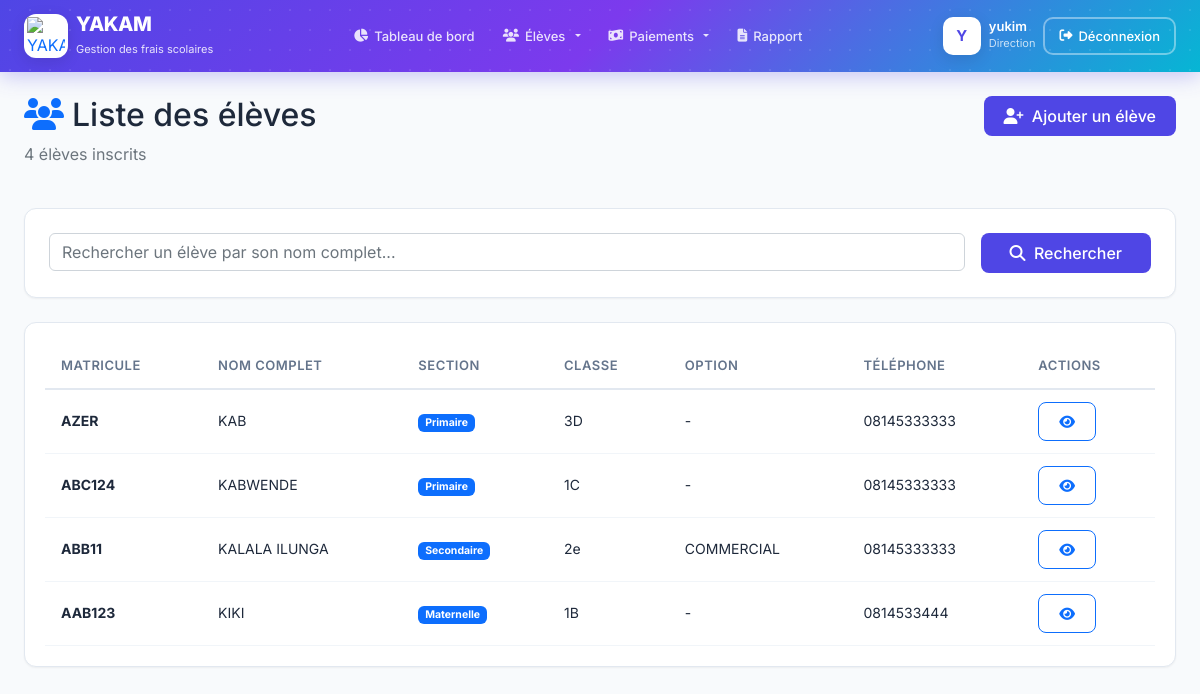
The page /eleves/ (signed in) on the database its author committed.
### gestion/models.py (models this page shows, shortened)
class Eleve(models.Model):
    ecole = models.ForeignKey(Ecole, on_delete=models.CASCADE, related_name='eleves', null=True, blank=True)
    matricule = models.CharField(max_length=20, unique=True)
    nom_complet = models.CharField(max_length=200, db_index=True)
    section = models.ForeignKey(Section, on_delete=models.CASCADE, related_name='eleves')
    classe = models.ForeignKey(Classe, on_delete=models.CASCADE, related_name='eleves')
    option = models.CharField(max_length=100, blank=True, null=True)
    telephone_parent = models.CharField(max_length=20, blank=True, null=True)
    date_inscription = models.DateTimeField(auto_now_add=True)
    est_actif = models.BooleanField(default=True)
    class Meta:
        verbose_name = "Élève"
        verbose_name_plural = "Élèves"

class Section(models.Model):
    NOM_SECTIONS = [
        ('PRIMAIRE', 'Primaire'),
        ('SECONDAIRE', 'Secondaire'),
        ('MATERNELLE', 'Maternelle'),
    ]
    nom = models.CharField(max_length=20, choices=NOM_SECTIONS, unique=True)
    class Meta:
        verbose_name = "Section"
        verbose_name_plural = "Sections"

class Classe(models.Model):
    section = models.ForeignKey(Section, on_delete=models.CASCADE, related_name='classes')
    nom = models.CharField(max_length=10)
    class Meta:
        unique_together = ['section', 'nom']
        verbose_name = "Classe"
        verbose_name_plural = "Classes"

### gestion/views.py (the view)
# urls.py: path('eleves/', views.liste_eleves, name='liste_eleves'),
@login_required
def liste_eleves(request):
    form = RechercheEleveForm(request.GET or None)
    eleves = Eleve.objects.filter(est_actif=True).order_by('nom_complet')
    if form.is_valid() and form.cleaned_data.get('nom'):
        nom = form.cleaned_data.get('nom')
        eleves = eleves.filter(nom_complet__icontains=nom)
    context = {
        'form': form,
        'eleves': eleves,
        'total_eleves': eleves.count(),
    }
    return render(request, 'gestion/liste_eleves.html', context)

### gestion/forms.py
class RechercheEleveForm(forms.Form):
    nom = forms.CharField(
        max_length=200,
        required=False,
        widget=forms.TextInput(attrs={
            'class': 'form-control',
            'placeholder': 'Rechercher un élève par son nom complet...'
        })
    )

### gestion/templates/gestion/liste_eleves.html (shortened to what this page needs)
{% extends 'gestion/base.html' %}
{% load static %}
{% block content %}
<div class="row mb-4">
    <div class="col">
        <h2><i class="fas fa-users me-2 text-primary"></i>Liste des élèves</h2>
        <p class="text-muted">{{ total_eleves }} élèves inscrits</p>
    </div>
    <div class="col-auto">
        <a href="{% url 'gestion:ajouter_eleve' %}" class="btn btn-primary">
            <i class="fas fa-user-plus me-1"></i> Ajouter un élève
        </a>
    </div>
</div>
<div class="dashboard-card mb-4">
    <div class="card-body">
        <form method="get" class="row g-3">
            <div class="col-md-10">
                {{ form.nom }}
            </div>
            <div class="col-md-2">
                <button type="submit" class="btn btn-primary w-100">
                    <i class="fas fa-search me-1"></i> Rechercher
                </button>
            </div>
        </form>
    </div>
</div>
<div class="table-container">
    <table>
        <thead>
            <tr>
                <th>Matricule</th>
                <th>Nom complet</th>
                <th>Section</th>
                <th>Classe</th>
                <th>Option</th>
                <th>Téléphone</th>
                <th>Actions</th>
            </tr>
        </thead>
        <tbody>
            {% for eleve in eleves %}
            <tr>
                <td><strong>{{ eleve.matricule }}</strong></td>
                <td>{{ eleve.nom_complet }}</td>
                <td><span class="badge bg-primary">{{ eleve.section.get_nom_display }}</span></td>
                <td>{{ eleve.classe.nom }}</td>
                <td>{{ eleve.option|default:"-" }}</td>
                <td>{{ eleve.telephone_parent|default:"-" }}</td>
                <td>
                    <a href="{% url 'gestion:detail_eleve' eleve.id %}" class="btn btn-sm btn-outline-primary">
                        <i class="fas fa-eye"></i>
                    </a>
                </td>
            </tr>
            {% endfor %}
        </tbody>
    </table>
</div>
{% endblock %}

### gestion/templates/gestion/base.html (shortened to what this page needs)
{% load static %}
<!DOCTYPE html>
<html lang="fr">
<head>
    <link href="https://cdn.jsdelivr.net/npm/bootstrap@5.2.3/dist/css/bootstrap.min.css" rel="stylesheet">
    <link href="https://cdnjs.cloudflare.com/ajax/libs/font-awesome/6.4.0/css/all.min.css" rel="stylesheet">
    <link rel="stylesheet" href="{% static 'css/style.css' %}">
</head>
<body>
    {% if user.is_authenticated %}
    <header class="yakam-header">
        <div class="yakam-header-bg"></div>
        <div class="container-fluid">
            <div class="d-flex align-items-center gap-2">
                <a href="{% url 'gestion:dashboard' %}" class="yakam-logo">
                    <img src="{% static 'images/pc5.logo' %}" alt="YAKAM">
                </a>
                <div>
                    <a href="{% url 'gestion:dashboard' %}" class="yakam-brand">YAKAM</a>
                    <p class="yakam-subtitle d-none d-md-block">Gestion des frais scolaires</p>
                </div>
            </div>
            <nav class="yakam-nav">
                <a class="yakam-nav-link {% if request.resolver_match.url_name == 'dashboard' %}active{% endif %}"
                   href="{% url 'gestion:dashboard' %}">
                    <i class="fas fa-chart-pie"></i> <span>Tableau de bord</span>
                </a>
                <div class="dropdown">
                    <a class="yakam-nav-link dropdown-toggle" href="#" role="button" data-bs-toggle="dropdown" data-bs-auto-close="true">
                        <i class="fas fa-users"></i> <span>Élèves</span>
                    </a>
                </div>
                <div class="dropdown">
                    <a class="yakam-nav-link dropdown-toggle" href="#" role="button" data-bs-toggle="dropdown" data-bs-auto-close="true">
                        <i class="fas fa-money-bill-wave"></i> <span>Paiements</span>
                    </a>
                </div>
                <a class="yakam-nav-link {% if request.resolver_match.url_name == 'rapport' %}active{% endif %}"
                   href="{% url 'gestion:rapport' %}">
                    <i class="fas fa-file-alt"></i> <span>Rapport</span>
                </a>
            </nav>
            <div class="d-flex align-items-center gap-2">
                <div class="yakam-avatar">
                    {{ user.username|slice:":1"|upper }}
                </div>
                <div class="d-none d-md-block">
                    <div class="yakam-user-info">{{ user.username }}</div>
                    <div class="yakam-user-role">Direction</div>
                </div>
                <a href="{% url 'gestion:logout' %}" class="btn-logout">
                    <i class="fas fa-sign-out-alt"></i> <span class="d-none d-lg-inline">Déconnexion</span>
                </a>
            </div>
        </div>
    </header>
    {% endif %}
    <div class="main-wrapper">
        <main class="main-content">
            {% block content %}{% endblock %}
        </main>
    </div>
</body>
</html>

### static/css/style.css (style rules this page uses)
:root { --primary: #4F46E5; --primary-light: #818CF8; --primary-dark: #3730A3; --secondary: #0EA5E9; --success: #10B981; --warning: #F59E0B; --danger: #EF4444; --gray-50: #F8FAFC; --gray-100: #F1F5F9; --gray-200: #E2E8F0; --gray-300: #CBD5E1; --gray-400: #94A3B8; --gray-500: #64748B; --gray-600: #475569; --gray-700: #334155; --gray-800: #1E293B; --gray-900: #0F172A; --shadow-sm: 0 1px 2px rgba(0,0,0,0.05); --shadow: 0 4px 6px -1px rgba(0,0,0,0.1); --shadow-lg: 0 10px 15px -3px rgba(0,0,0,0.1); --shadow-xl: 0 20px 25px -5px rgba(0,0,0,0.1); --radius: 12px; --radius-sm: 8px; }
* { margin: 0; padding: 0; box-sizing: border-box; }
body { font-family: 'Inter', -apple-system, BlinkMacSystemFont, sans-serif; background: var(--gray-50); color: var(--gray-800); line-height: 1.6; }
.dashboard-card { background: white; border-radius: var(--radius); padding: 24px; box-shadow: var(--shadow-sm); border: 1px solid var(--gray-200); }
.table-container { background: white; border-radius: var(--radius); padding: 20px; box-shadow: var(--shadow-sm); border: 1px solid var(--gray-200); overflow-x: auto; }
.table-container table { width: 100%; border-collapse: collapse; }
.table-container table th { text-align: left; padding: 12px 16px; font-weight: 600; font-size: 13px; color: var(--gray-500); text-transform: uppercase; letter-spacing: 0.5px; border-bottom: 2px solid var(--gray-200); }
.table-container table td { padding: 12px 16px; border-bottom: 1px solid var(--gray-100); font-size: 14px; }
.btn { border-radius: var(--radius-sm); font-weight: 500; padding: 8px 20px; transition: all 0.2s; }
.btn-primary { background: var(--primary); border: none; color: white; }

### gestion/templates/gestion/base.html (style rules this page uses)
* { box-sizing: border-box; }
html, body { margin: 0; padding: 0; background: #f8fafc; font-family: 'Inter', sans-serif; }
.yakam-header { position: fixed; top: 0; left: 0; right: 0; z-index: 1030; background: linear-gradient(135deg, #4F46E5 0%, #7C3AED 50%, #06b6d4 100%); padding: 12px 24px; box-shadow: 0 4px 20px rgba(79, 70, 229, 0.3); height: 72px; overflow: visible !important; }
.yakam-header-bg { position: absolute; top: 0; left: 0; right: 0; bottom: 0; opacity: 0.1; background-image: radial-gradient(circle, white 1px, transparent 1px); background-size: 20px 20px; pointer-events: none; overflow: hidden; border-radius: 0; z-index: 0; }
.yakam-header .container-fluid { position: relative; z-index: 1; height: 100%; display: flex; align-items: center; justify-content: space-between; gap: 16px; padding: 0; }
.yakam-logo { background: white; width: 44px; height: 44px; min-width: 44px; border-radius: 12px; display: flex; align-items: center; justify-content: center; box-shadow: 0 4px 15px rgba(0,0,0,0.1); transition: transform 0.3s ease; text-decoration: none; padding: 3px; overflow: hidden; }
.yakam-logo img { width: 100%; height: 100%; object-fit: contain; }
.yakam-brand { color: white; font-weight: 800; font-size: 20px; letter-spacing: -0.5px; text-decoration: none; line-height: 1; }
.yakam-subtitle { color: rgba(255,255,255,0.85); font-size: 11px; margin: 2px 0 0 0; }
.yakam-nav { display: flex; align-items: center; gap: 4px; }
.yakam-nav-link { color: rgba(255,255,255,0.85) !important; text-decoration: none; padding: 8px 16px; border-radius: 10px; font-weight: 500; font-size: 14px; transition: all 0.2s ease; display: inline-flex; align-items: center; gap: 6px; white-space: nowrap; cursor: pointer; border: none; background: transparent; }
.dropdown { position: relative; }
.yakam-avatar { background: white; width: 38px; height: 38px; min-width: 38px; border-radius: 10px; display: flex; align-items: center; justify-content: center; font-weight: 700; font-size: 15px; color: #4F46E5; box-shadow: 0 4px 15px rgba(0,0,0,0.1); }
.yakam-user-info { color: white; font-weight: 600; font-size: 13px; line-height: 1.2; }
.yakam-user-role { color: rgba(255,255,255,0.75); font-size: 11px; }
.btn-logout { color: white; text-decoration: none; padding: 7px 14px; border-radius: 10px; font-weight: 500; font-size: 13px; border: 2px solid rgba(255,255,255,0.4); transition: all 0.2s ease; display: inline-flex; align-items: center; gap: 6px; white-space: nowrap; }
.main-wrapper { padding-top: 72px; min-height: 100vh; }
.main-content { padding: 24px; }
@media (max-width: 1200px) { .yakam-nav-link { padding: 8px 12px; font-size: 13px; } }

### rows shown on the page
Eleve: matricule "AZER", nom_complet "KAB", section.nom "Primaire", classe.nom "3D", option "-", telephone_parent "08145333333"
Eleve: matricule "ABC124", nom_complet "KABWENDE", section.nom "Primaire", classe.nom "1C", option "-", telephone_parent "08145333333"
Eleve: matricule "ABB11", nom_complet "KALALA ILUNGA", section.nom "Secondaire", classe.nom "2e", option "COMMERCIAL", telephone_parent "08145333333"
Eleve: matricule "AAB123", nom_complet "KIKI", section.nom "Maternelle", classe.nom "1B", option "-", telephone_parent "0814533444"

### other values the page prints
{{ user.username|slice:":1"|upper }} "Y"
{{ user.username }} "yukim"
{{ total_eleves }} "4"
